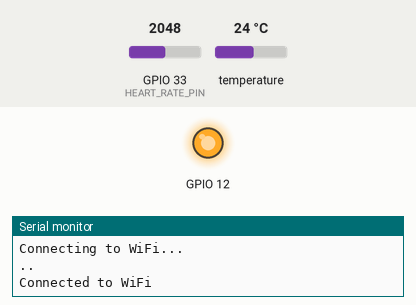
The sketch below on a simulated ESP32. Shown: output pins drawn as LEDs (lit = HIGH), the last lines printed to the serial monitor. Inputs (shaded band) come from the test bench; at power-on: GPIO 33 (HEART_RATE_PIN) = 2048, temperature 24 °C. WiFi joins after 1.5 s; servers stay silent unless stated; uploads are accepted with an empty reply.

Above: at 2.5 s.
At 5.0 s:
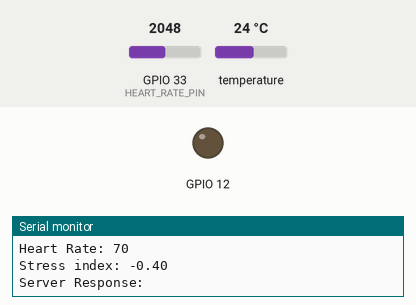
Timing chart, 0 to 8.5 s (numbered marks = the images above):
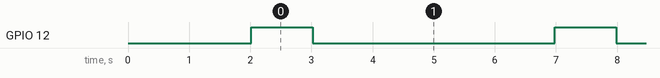

The sketch:

hart.ino
```cpp
#include <OneWire.h>               //temperature sensor
#include <DallasTemperature.h>    //temperature sensor
#include <WiFi.h>                 //wifi
#include <HTTPClient.h>           // sending HTTP requests to remort server

// temperature sensor connected to 32 pin
#define ONE_WIRE_BUS 32
OneWire oneWire(ONE_WIRE_BUS);
DallasTemperature sensors(&oneWire);

// Heart rate sensor connected to GPIO 33
#define HEART_RATE_PIN 33

int heartRateValue = 0;

// Wi-Fi credentials
const char* ssid = "Tharidi";           // Replace with your SSID
const char* password = "Gamagetp9";   // Replace with your Wi-Fi password

// Server URL (your local server's IP address)
const char* serverName = "http://192.168.141.72/pulseminde_1.0/store_data.php"; // Replace with your server's IP

void setup() {
  //led blink
  pinMode(12, OUTPUT);

  // Start serial communication
  Serial.begin(115200);

  // Start the DS18B20 sensor
  sensors.begin();

  // Set heart rate sensor pin as input
  pinMode(HEART_RATE_PIN, INPUT);

  // Connect to Wi-Fi
  WiFi.begin(ssid, password);
  Serial.println("Connecting to WiFi...");
  while (WiFi.status() != WL_CONNECTED) {
    delay(1000);
    Serial.print(".");
  }
  Serial.println();
  Serial.println("Connected to WiFi");
}

void loop() {
  digitalWrite(12, HIGH);
   delay(1000);
   digitalWrite(12, LOW);
   delay(1000);

  // Request temperature measurement from DS18B20
  sensors.requestTemperatures();
  float temperatureC = sensors.getTempCByIndex(0);

  // Read heart rate sensor value
  heartRateValue = analogRead(HEART_RATE_PIN);

  // Convert the analog value to a readable pulse (this depends on your sensor)
  int pulse = map(heartRateValue, 0, 4095, 40, 100); // Adjust range based on sensor output

  // Calculate stress index
  float stress_index = (pulse - 80) / 80.0 + (temperatureC - 33) / 33.0;

  // Print temperature, heart rate, and stress index to Serial Monitor
  Serial.print("Temperature: ");
  Serial.print(temperatureC);
  Serial.println(" °C");

  Serial.print("Heart Rate: ");
  Serial.println(pulse);

  Serial.print("Stress index: ");
  Serial.println(stress_index);

  // Send data to server
  if (WiFi.status() == WL_CONNECTED) {


    HTTPClient http;

    // Specify request destination
    http.begin(serverName);

    // Specify content type
    http.addHeader("Content-Type", "application/x-www-form-urlencoded");

    // Prepare data to send
    String httpRequestData = "stress_index=" + String(stress_index, 2) +
                              "&temperature=" + String(temperatureC, 2) +
                              "&heart_rate=" + String(pulse) ;


    // Send HTTP POST request
    int httpResponseCode = http.POST(httpRequestData);

    // Check for success
    if (httpResponseCode > 0) {
      String response = http.getString();
      Serial.println("Server Response: " + response);
    } else {
      Serial.println("Error on sending POST: " + String(httpResponseCode));
    }

    // Free resources
    http.end();
  } else {
    Serial.println("WiFi not connected");
  }

  // Add a delay before the next reading
  delay(2000);  // 2-second delay
}
```

Measured:
- by itself, GPIO 12: alternates HIGH for 1.0 s and LOW for 4.0 s
